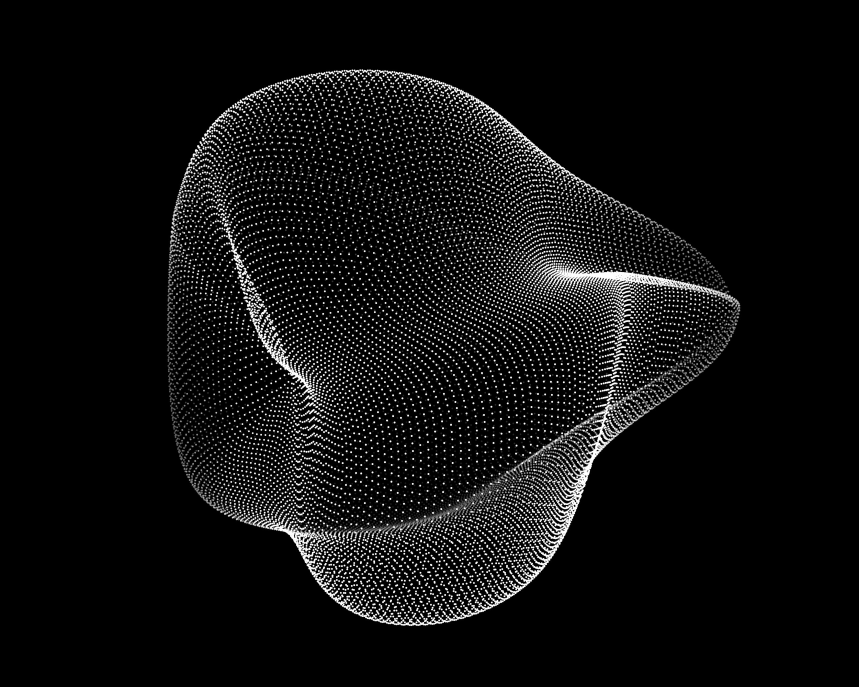
#> input picture assets-src/hero/abstract-dot-mesh.jpg, 2576 x 2061 px (shown at 1/3 size)
$ python make-hero.py
#> lines starting #> are read from the running program, lines starting #| are printed output that depends on the picture
"""Builds the transparent hero images from assets-src/hero/abstract-dot-mesh.jpg.
The supplied JPG is white dots on pure black. Brightness becomes opacity, so the dots sit on any page colour
with no black rectangle (the CSS inverts them to dark dots in the light theme).
Replace the JPG and run:  python3 scripts/make-hero.py   (needs Pillow + numpy)"""
from PIL import Image
import numpy as np, os
root = os.path.join(os.path.dirname(os.path.abspath(__file__)), "..")
src = Image.open(os.path.join(root, "assets-src/hero/abstract-dot-mesh.jpg")).convert("L")
for w, name in ((1600, "abstract-dot-mesh.webp"), (900, "abstract-dot-mesh-sm.webp")):
    h = round(src.height * w / src.width)
    a = np.array(src.resize((w, h), Image.LANCZOS))
    rgba = np.dstack([np.full_like(a, 255)] * 3 + [a])
    out = os.path.join(root, "site/assets/hero", name)
    Image.fromarray(rgba, "RGBA").save(out, "WEBP", quality=88, alpha_quality=92, method=6)
    print(name, w, h, os.path.getsize(out) // 1024, "KB")
#> this loop made 2 passes
#> pass 1, `a = np.array(src.resize((w, h), Image.LANCZOS))`:
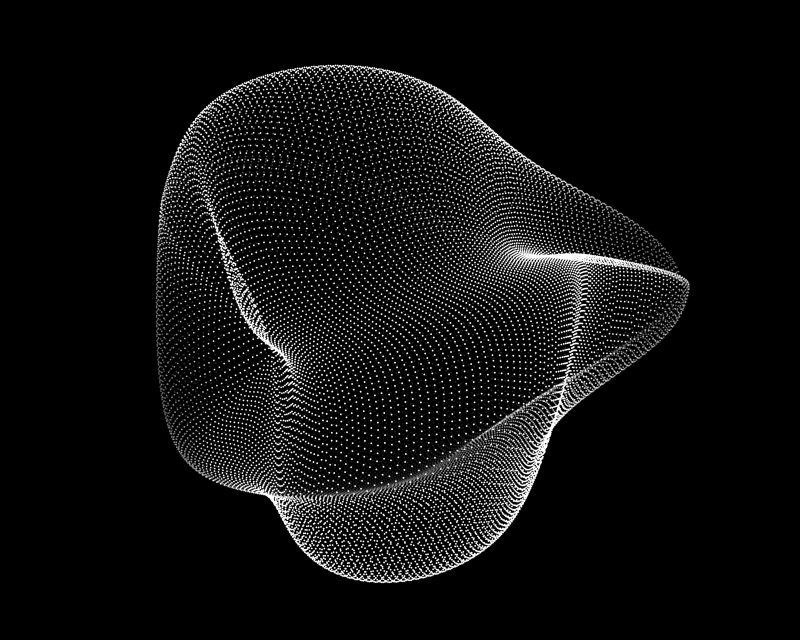
#> a: shape (1280, 1600) (shown at 1/2 size); min 0, max 255, mean 15.6
#> pass 2, `a = np.array(src.resize((w, h), Image.LANCZOS))`:
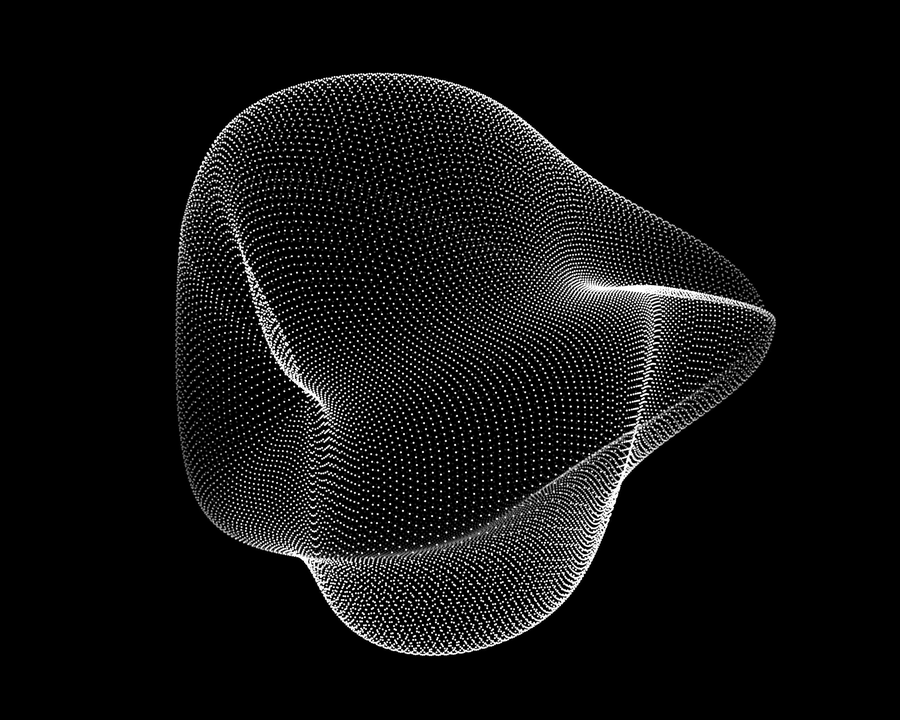
#> a: shape (720, 900); min 0, max 255, mean 15.9
